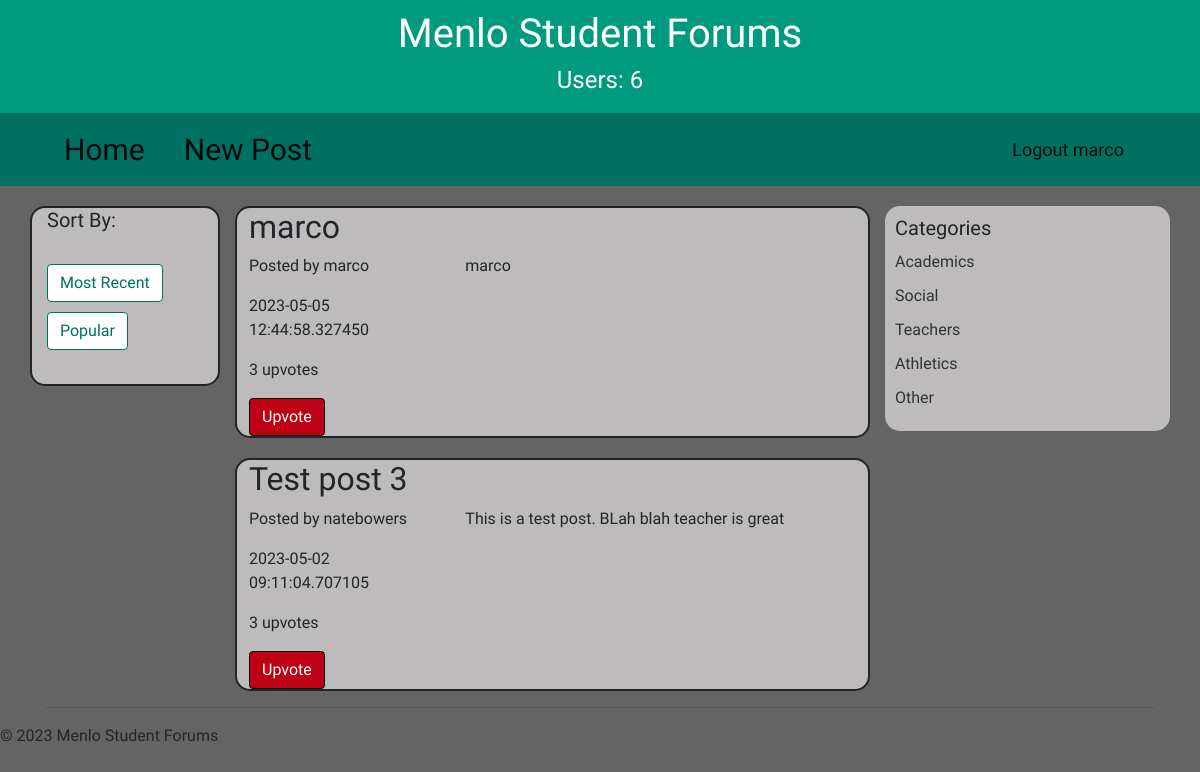
Screenshot of /home/teachers (signed in) with the database file from the repository.
### models.py (models this page shows, shortened)
class User(Base):
    __tablename__ = "users"
    username = Column("username", TEXT, primary_key=True)
    password = Column("password", TEXT, nullable=False)
    upvotes = relationship("Upvote", back_populates="user")

class Post(Base):
    __tablename__ = "posts"
    title = Column("title", TEXT, nullable=False)
    topic = Column("topic", TEXT, nullable=False)
    content = Column("content", TEXT, nullable=False)
    user_id = Column("user_id", TEXT, nullable=False)
    id = Column("id", INTEGER, primary_key=True, autoincrement=True)
    time = Column("time", TEXT, nullable=False)
    upvotes = relationship("Upvote", back_populates="post")
    upvoters = relationship("User", secondary="upvotes", primaryjoin="Post.id == Upvote.post_id", secondaryjoin="User.username == Upvote.upvoter_username", backref="upvoted_posts")

### app.py (the view)
@app.route('/home/teachers')
def teachers():
    posts = db_session.query(Post).where(Post.topic =='teachers').order_by(Post.time.desc()).all()
    count_users=db_session.query(User).count()
    logged_in_user=db_session.query(User).where(User.username == session["username"]).first()
    return render_template("home.html", count_users=count_users, posts=posts, u=logged_in_user)

### templates/home.html (shortened to what this page needs)
{% set active_page = "home" %}
{% extends "base.html" %}
{% block content %}
<nav class="navbar navbar-expand-lg navbar-light">
    <div class="container">
      <a class="navbar-brand homenavbar nav-left-buttons" href="/home">Home</a>
      <a class="navbar-brand nav-left-buttons mr-auto" href="/newpost">New Post</a>
      <div class=" justify-content-end">
        <ul class="navbar-nav">
          <li class="nav-item ml-auto">
            <a class="navbar-brand" href="/logout">Logout {{u.username}}</a>
          </li>
        </ul>
      </div>
    </div>
  </nav>
<div class="container">
    <div class="row">
        <div class="col-md-2 sortby">
            <h4>Sort By:</h4>
            <br>
            <a class="btn btn-default" href="/home/recent">Most Recent</a>
            <br>
            <a class="btn btn-default" href="/home/popular">Popular</a>
        </div>
        <div class="col-md-7">
            {% for post in posts %}
                <div class="post" id="post{{post.id}}">
                    <h2 class="post-title">{{ post.title }}</h2>
                    <div class="row">
                        <div class="col-md-4">
                            <p class="post-info">Posted by {{ post.user_id }}</p>
                            <p>{{ post.time }}</p>
                            <p class="post-stats">{{ post.upvotes|length }} upvotes</p>
                            {%if u in post.upvoters%}
                                <button type="submit" class="btn btn-primary disabled-submit-button">Upvote</button>
                            {%else%}
                                <form method="POST" action="/upvote">
                                    <input type="hidden" value="{{ post.id }}" name="post-id">
                                    <button type="submit" class="btn btn-primary upvote-btn">Upvote</button>
                                </form>
                            {%endif%}
                        </div>
                        <div class="col-md-8">
                            <div class="post-content">
                                <p>{{ post.content }}</p>
                            </div>
                        </div>
                    </div>
                </div>
            {% endfor %}
        </div>
        <div class="col-md-3 categories">
            <h3>Categories</h3>
            <ul>
                <li><a href="/home/academics">Academics</a></li>
                <li><a href="/home/social">Social</a></li>
                <li><a href="/home/teachers">Teachers</a></li>
                <li><a href="/home/athletics">Athletics</a></li>
                <li><a href="/home/other">Other</a></li>
            </ul>
        </div>
    </div>
    <hr>
</div>
{%endblock%}

### static/styles/style.css (style rules this page uses)
body { background-color: #646464; font-family: 'Jura', sans-serif; }
.btn-primary { background-color: #009B7F; border-color: #009B7F; }
.navbar { background-color: #007062; color: #FFFFFF; }
.navbar a { color: #FFFFFF; display: inline-block; padding: 2px 4px; border-radius: 5px; }
.nav-left-buttons { align-self: left; }
.homenavbar { padding-right: 3vw; }
.navbar-brand { font-family: 'Jura', sans-serif; font-size: 30px; color: #FFF; margin-left: 15px; }
.navbar-nav li a { font-size: 18px; color: #FFF; padding: 15px; }
.sortby h4 { font-family: 'Jura', sans-serif; font-size: 20px; }
.sortby a { margin-right: 10px; margin-bottom: 10px; background-color: #FFF; color: #007062; border-color: #007062; }
.sortby { border:#212529 2px solid; background-color: #bdbbbb; max-height: 180px; margin-top:20px; border-radius:15px; }
.post { border:#212529 2px solid; margin-top:20px; padding-left:1vw; border-radius: 15px; background-color: #bdbbbb; }
.post-content p { margin-bottom: 0; }
.disabled-submit-button { background-color: #bd0013; border-color: black; }
.categories { background-color: #bdbbbb; padding: 10px; margin-top: 20px; border-radius: 15px; max-height: 225px; }
.categories h3 { font-size: 20px; margin-top: 0; margin-bottom: 10px; }
.categories ul { list-style: none; padding: 0; margin: 0; }
.categories li { margin-bottom: 10px; }
.categories a { color: #333333; text-decoration: none; }

### rows the page displays
User: username "marco"
Post: title "marco", user_id "marco", time "2023-05-05 12:44:58.327450", upvotes|length "3", content "marco"
Post: title "Test post 3", user_id "natebowers", time "2023-05-02 09:11:04.707105", upvotes|length "3", content "This is a test post. BLah blah teacher is great"

### other values shown
{{ count_users }} "6"
